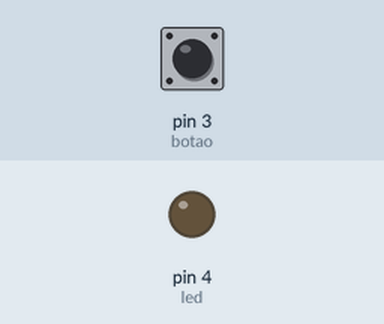
Recording of a sketch running on a simulated Arduino Uno, built with avr-gcc and run on an emulated ATmega328P. Parts: output pins drawn as LEDs (lit = HIGH). Dashed ring = blinking. Inputs (shaded band) come from the test bench; at power-on: pin 3 (botao) LOW.

Above: at 1.2 s.
1.3 s: pin 3 (botao) pulled HIGH for 3.2 s
At 4.6 s:
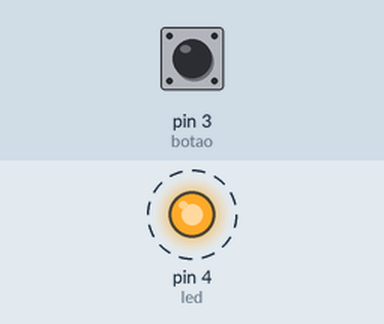
6.0 s: pin 3 (botao) pulled HIGH for 0.15 s
At 7.0 s:
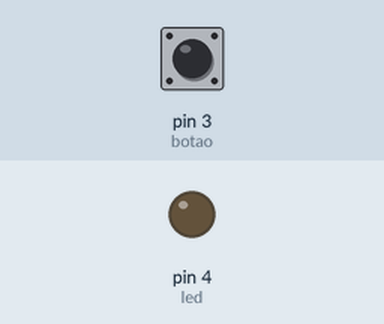
Timing chart, 0 to 9.0 s (numbered marks = the images above; inputs shaded):
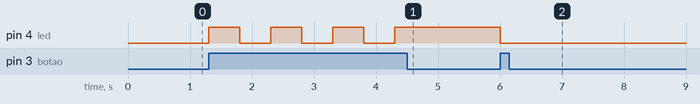

Measured:
- after the input at 1.3 s, pin 4 (led): alternates HIGH for 0.50 s and LOW for 0.50 s, 7 changes in all, then stays HIGH, starting at once
- after the input at 6.0 s, pin 4 (led): HIGH → LOW at once

The sketch:

altera_estado_led.ino
```cpp
int led = 4;
int botao = 3;
boolean saida = LOW;

void setup() {
  pinMode(led, OUTPUT);
  pinMode(botao, INPUT);
  Serial.begin(9600);

}

void loop() {
  int entrada = digitalRead(botao);


  if (entrada ==1){
    saida = !saida;
    digitalWrite(led, saida);
    delay(500);
  }
}
```
